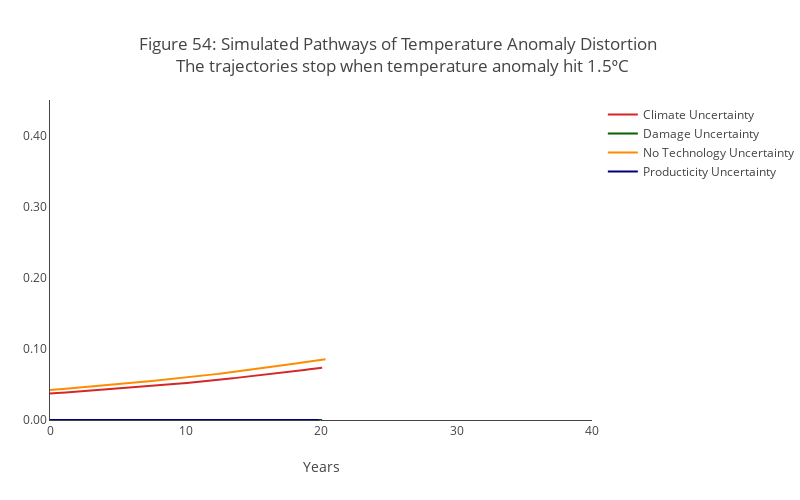

Here is the notebook cell this chart was saved with:
### Code cell
title = """Figure 54: Simulated Pathways of Temperature Anomaly Distortion <br> The trajectories stop when temperature anomaly hit 1.5ᵒC"""
plot_simulatedpath_uncer_decomp2_notech(graph_type="ht", graph_title = title, yaxis_label="", graph_range=[0,0.45], before15=True)

### Figure 1 — Plotly figure (JSON) as saved in the notebook; plotly's stock layout.template omitted (floating-point values rounded to 4 significant figures; data arrays with more than 128 entries replaced by an {"elided": "..."} marker saying what was removed)
{"data": [{"line": {"color": "#d62728"}, "name": "Climate Uncertainty", "showlegend": true, "type": "scatter", "visible": true, "x": {"elided": "242 float values"}, "y": {"elided": "242 float values"}}, {"line": {"color": "darkgreen"}, "name": "Damage Uncertainty", "showlegend": true, "type": "scatter", "visible": true, "x": {"elided": "242 float values"}, "y": {"elided": "242 float values"}}, {"line": {"color": "darkorange"}, "name": "No Technology Uncertainty", "showlegend": true, "type": "scatter", "visible": true, "x": {"elided": "245 float values"}, "y": {"elided": "245 float values"}}, {"line": {"color": "navy"}, "name": "Producticity Uncertainty", "showlegend": true, "type": "scatter", "visible": true, "x": {"elided": "239 float values"}, "y": {"elided": "239 float values"}}], "layout": {"barmode": "overlay", "height": 500, "margin": {"l": 50, "r": 0}, "plot_bgcolor": "white", "title": {"text": "Figure 54: Simulated Pathways of Temperature Anomaly Distortion <br> The trajectories stop when temperature anomaly hit 1.5ᵒC"}, "width": 800, "xaxis": {"range": [0, 40], "showgrid": false, "showline": true, "title": {"text": "Years"}}, "yaxis": {"range": [0, 0.45], "showgrid": false, "showline": true, "tickformat": ".2f", "title": {"text": ""}}}}
